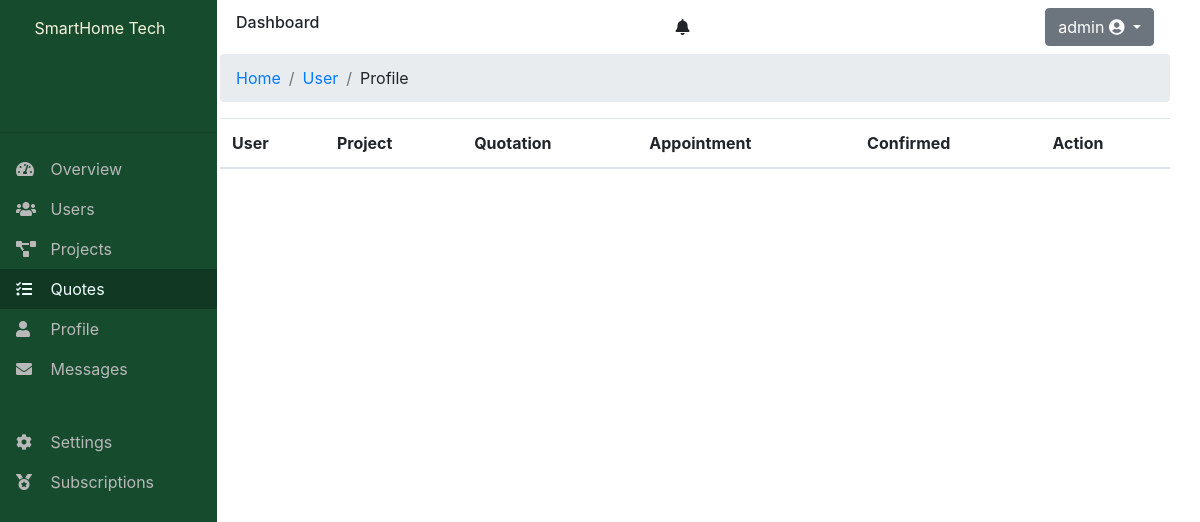
The page /accounts/quotes/ (signed in) on the database as committed earlier.
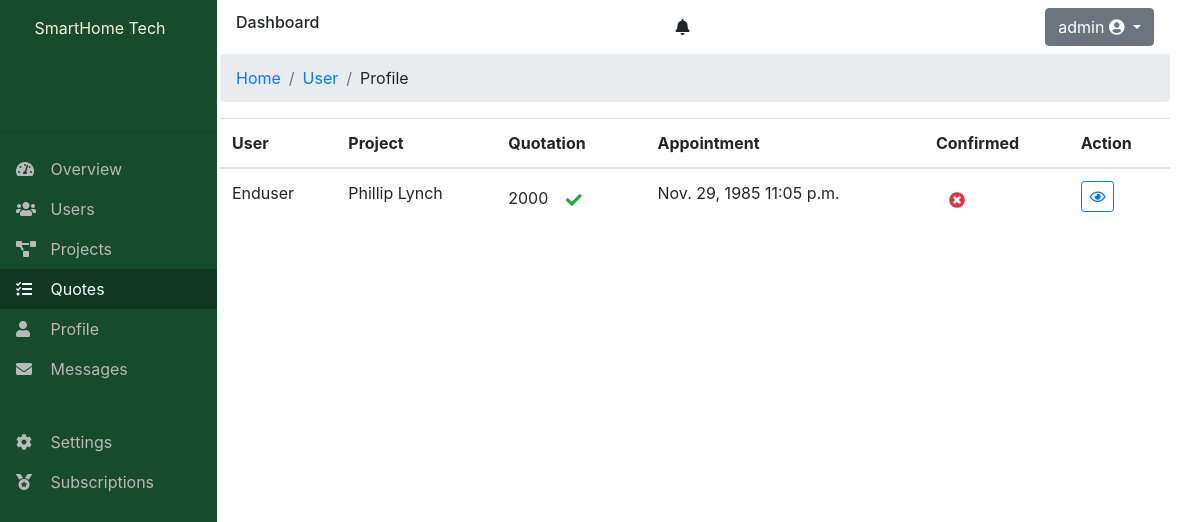
The same page on the database as committed later.
### dashboard/models.py (models this page shows)
class Project(models.Model):
    name = models.CharField(max_length=100)
    cost = models.CharField(max_length=50, blank=True)
    description = models.TextField()
    address = models.ForeignKey(AddressInfo, on_delete=models.CASCADE)
    owner = models.ForeignKey(
        UserDetail, on_delete=models.CASCADE, related_name='project_owner')
    quote = models.OneToOneField(
        Quote,  on_delete=models.CASCADE, blank=True, null=True)
    contractor_confirmed = models.BooleanField(default=False)
    contractor = models.ForeignKey(
        UserDetail, blank=True, null=True, on_delete=models.SET_NULL)
    created = models.DateTimeField(auto_now_add=True)

class Quote(models.Model):
    description = models.TextField()
    is_confirmed = models.BooleanField(default=False)
    quotation = models.CharField(max_length=30, blank=True)
    created = models.DateTimeField(auto_now_add=True)
    updated = models.DateTimeField(auto_now=True)

class Appointment(models.Model):
    date = models.DateField(blank=True, null=True)
    time = models.TimeField(blank=True, null=True)
    preference = models.CharField(max_length=10)
    phone = models.CharField(max_length=50)
    quote = models.OneToOneField(Quote, on_delete=models.CASCADE)
    is_confirmed = models.BooleanField(default=False)
    created = models.DateTimeField(auto_now_add=True)

### accounts/models.py (models this page shows)
class UserDetail(models.Model):
    company_name = models.CharField(max_length=100, blank=True)
    department = models.CharField(max_length=100, blank=True)
    position = models.CharField(max_length=100, blank=True)
    designation = models.CharField(max_length=50, blank=True)
    address = models.OneToOneField(AddressInfo, on_delete=models.CASCADE)
    contact = models.OneToOneField(ContactDetail, on_delete=models.CASCADE)
    user = models.OneToOneField(User, on_delete=models.CASCADE)
    uuid = models.UUIDField(default=uuid.uuid4, unique=True, editable=False)

### dashboard/decorators.py (the view)
        def wrapper_func(request, *args, **kwargs):
            group = None
            if request.user.groups.exists():
                group = request.user.groups.all()[0].name
            else:
                raise ValueError('error')
            if group in allowed_groups:
                return view_func(request, *args, **kwargs)
            else:
                raise Http404("User Group  not allowed")

### dashboard/views/user/quotes.py (called while the page is built, shortened)
@login_required(login_url='login')
@allowed_users(allowed_groups=['end-user', 'contractor', 'host'])
def quotes(request):
    if request.user.groups.first().name == 'host':
        projects = Project.objects.all()
        return render(request, 'dashboard/host/quotes.html', {'projects': projects})

### dashboard/templates/dashboard/host/quotes.html (shortened to what this page needs)
{% extends '../layout.html' %}
{%load static%}
{%block style%}
<link rel="stylesheet" type="text/css" href="{%static 'css/dashboard/quotes.css'%}">
{%endblock%}
{%block content%}
<section class="">
  <table class="table">
    <thead>
      <tr>
        <th>User</th>
        <th>Project</th>
        <th>Quotation</th>
        <th>Appointment</th>
        <th>Confirmed</th>
        <th>Action</th>
      </tr>
    </thead>
    <tbody>
      {%for project in projects%}
      <tr>
        <td>
          <span>
            {{project.owner.user|title}}
          </span>
        </td>
        <td>
          <span>
            {{project.name}}
          </span>
        </td>
        <td>
          {{project.quote.quotation}}
          <span>
            {%if project.quote.is_confirmed%}
            <a href="" class="btn"><i class="fas fa-check text-success"></i></a>
            {%else%}
            <a href="" class="btn "><i class="fas fa-times-circle text-danger"></i></a>
            {%endif%}
          </span>
        </td>
        <td>
          <span>
            {%if not project.quote.appointment%}
            <a href="" class="btn "><i class="fas fa-times-circle text-danger"></i></a>
            {%else%}
            {%if project.quote.appointment.is_confirmed%}
            {{project.quote.appointment.date}}
            {{project.quote.appointment.time}}
            {%else%}
            <span class="text-warning">Pending</span>
            {%endif%}
            {%endif%}
          </span>
        </td>
        <td>
          <span>
            {%if quote.is_confirmed%}
            <a href="" class="btn btn-success"><i class="fas fa-check text-success"></i></a>
            {%else%}
            <a href="" class="btn "><i class="fas fa-times-circle text-danger"></i></a>
            {%endif%}
          </span>
        </td>
        <td>
          <span>
            <a class="btn btn-sm btn-outline-primary text-primary" data-toggle="modal" data-target="#exampleModal"><i
                class="far fa-eye"></i></a>
          </span>
        </td>
      </tr>
      {%endfor%}
    </tbody>
  </table>
</section>
{%endblock%}

### dashboard/templates/dashboard/layout.html (shortened to what this page needs)
{%load static%}
<!DOCTYPE html>
<html lang="en">
<head>
    <link href="https://cdnjs.cloudflare.com/ajax/libs/font-awesome/5.10.0/css/all.min.css" rel="stylesheet">
    <link rel="stylesheet" href="https://maxcdn.bootstrapcdn.com/bootstrap/4.0.0/css/bootstrap.min.css"
>
    <link rel="stylesheet" type="text/css" href="{%static 'css/dashboard/layout.css'%}">
    <link rel="stylesheet" type="text/css" href="{%static 'css/main.css'%}">
    {%block style%}{%endblock%}
</head>
<body>
    <div class="container-fluid p-0">
        <aside class=" sidebar">
            {%include './sidebar.html'%}
        </aside>
        <section class="content">
            {%include 'dashboard/navbar.html'%}
            <div class="">
                <nav aria-label="breadcrumb" class="main-breadcrumb">
                    <ol class="breadcrumb">
                        <li class="breadcrumb-item"><a href="/">Home</a></li>
                        <li class="breadcrumb-item"><a href="{%url 'dashboard' %}">User</a></li>
                        <li class="breadcrumb-item" aria-current="page">Profile</li>
                    </ol>
                </nav>
            </div>
            <div class="">
                {%block content%}
                {%endblock%}
            </div>
        </section>
    </div>
</body>
</html>

### dashboard/templates/dashboard/sidebar.html (shortened to what this page needs)
{%load static%}
{%block style%}
<link rel="stylesheet" type="text/css" href="{%static 'css/dashboard/sidebar.css'%}">
{%endblock%}
<aside class="sidebar" style="left: 0px;">
    <div class="profile text-center mt-3">
        <span class="">SmartHome Tech</span>
    </div>
    <hr/>
    <div class="">
        <ul class="nav flex-column">
          <li class="nav-item">
            <a class="nav-link {%if request.resolver_match.url_name == 'dashboard'%} active-sidebar {%endif%}" href="{%url 'dashboard'  %}">
              <i class="fas fa-tachometer-alt"></i>
              <span class="">Overview</span>
            </a>
          </li>
          {%if request.user.groups.first.name == 'host'%}
          <li class="nav-item">
            <a class=" nav-link {%if request.resolver_match.url_name == 'users'%} active-sidebar {%endif%}" href="{%url 'users'%}">
              <i class="fas fa-users"></i>
              <span class="">Users</span>
            </a>
          </li>
          {%endif%}
          <li class="nav-item">
            <a class="nav-link {%if request.resolver_match.url_name == 'projects'%} active-sidebar {%endif%}" href="{%url 'projects'%}">
              <i class="fas fa-project-diagram"></i>
              <span class="">Projects</span>
            </a>
          </li><li class="nav-item">
            <a class="nav-link {%if request.resolver_match.url_name == 'quotes'%} active-sidebar {%endif%}" href="{%url 'quotes'  %}">
              <i class="fas fa-tasks"></i>
              <span class="">Quotes</span>
            </a>
          </li><li class="nav-item">
            <a class="nav-link {%if request.resolver_match.url_name == 'profile'%} active-sidebar {%endif%}" href="{%url 'profile' request.user.username %}">
              <i class="fas fa-user"></i>
              <span class="">Profile</span>
            </a>
          </li><li class="nav-item">
            <a class="nav-link {%if request.resolver_match.url_name == 'message' or request.resolver_match.url_name == 'message-detail'%} active-sidebar {%endif%}" href="{%url 'message'  %}">
              <i class="fas fa-envelope"></i>
              <span class="">Messages</span>
            </a>
          </li>
        <li class="nav-item">
          <a class="nav-link" href="#">
            <i class="fas fa-cog"></i>
            <span class="">Settings</span>
          </a>
        </li><li class="nav-item">
          <a class="nav-link " href="#">
            <i class="fas fa-medal"></i>
            <span class="">Subscriptions</span>
          </a>
        </li>
        </ul>
      </div>
</aside>

### dashboard/templates/dashboard/navbar.html (shortened to what this page needs)
{%load static%}
{%block style%}
<link rel="stylesheet" type="text/css" href="{%static 'css/dashboard/navbar.css'%}">
{%endblock%}
<div class="navbar">
    <div class="title"><h6>Dashboard</h6></div>
    <div>
      <i class="fas fa-bell"></i>
    </div>
    <div class="dropdown">
        <button class="btn btn-secondary dropdown-toggle" type="button" id="dropdownMenuButton" data-toggle="dropdown" aria-haspopup="true" aria-expanded="false">
           <span>{{ request.user}}</span> <i class="fas fa-user-circle"></i>
        </button>
      </div>
</div>

### static/css/dashboard/layout.css (style rules this page uses)
.content { margin-left: 220px; margin-right: 30px; }
aside .sidebar { background-color: #174B2E; }

### static/css/main.css (style rules this page uses)
li { list-style: none; }

### static/css/dashboard/sidebar.css (style rules this page uses)
.sidebar { width: 217px; height: 100vh; color: beige; position: fixed; }
.profile { width: 200px; height: 100px; }
.profile span { text-align: center; }
ul li { color: grey; }
ul li i { margin-right:10px ; height: 20px; width: 20px; }
ul li a { color: rgb(185, 185, 185); }
ul li a:hover,.active-sidebar { background-color: #113823; color:azure; }

Rows that differ between the two databases and show on the page:
added Project: owner.user "Enduser", name "Phillip Lynch", quote.quotation "2000", quote.appointment "Nov. 29, 1985", quote.appointment.time "11:05 p.m."
